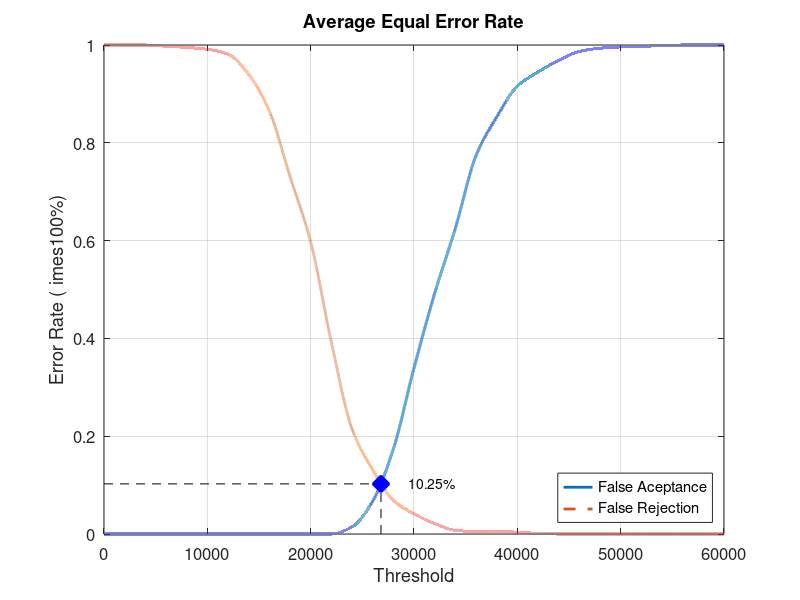
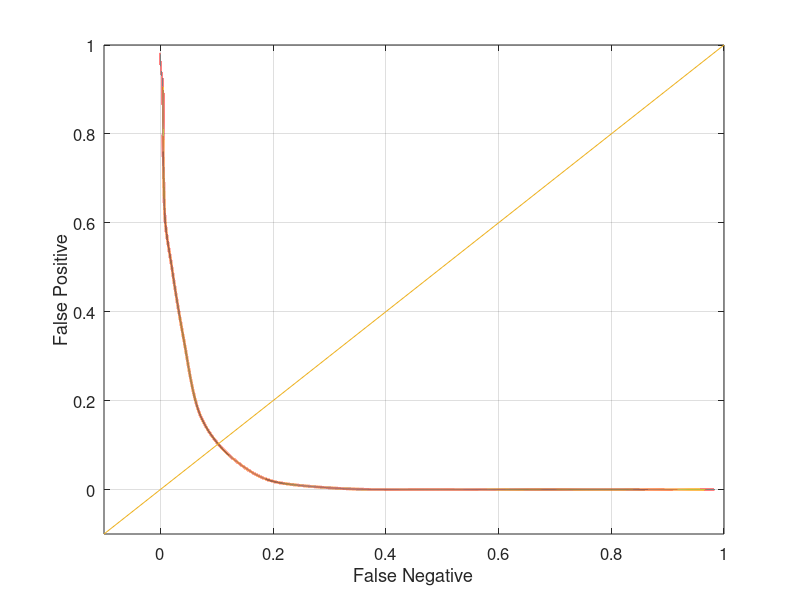

MATLAB code for these plots, in order:
close all;
clear;
clc;
x = 0:2000:60000;
xq = 0:0.5:60000;

y0 = [0 0 0 0 0 0 0 0 0 0 0 0 0.0144737 0.0671053 0.173684 0.339474 0.492105 0.625 0.773684 0.852632 0.915789 0.944737 0.968421 0.986842 0.993421 0.996053 0.997368 0.998684 1 1 1]
yy0 = interp1(x, y0, xq, 'pchip');
y1 = [1 1 1 0.9975 0.995 0.99125 0.98125 0.94 0.865 0.73125 0.5975 0.3925 0.215 0.13125 0.06875 0.04125 0.02125 0.0075 0.005 0.005 0.00375 0.00125 0 0 0 0 0 0 0 0 0]
yy1 = interp1(x, y1, xq, 'pchip');

% Calculating EER: 
y2 = abs(y0 - y1);
find(y2 == min(y2))
yy2 = abs(yy0 - yy1);
xEER = find(yy2 == min(yy2));
xEERIndex = xq(xEER) % X-axis EER
yEER = yy0(xEER) % Y-axis EER

main = figure
plot(xq, yy0,'-','LineWidth', 2);	hold on
plot(xq, yy1,'--','LineWidth', 2);	hold on
plot([xEERIndex xEERIndex], [0 yEER], 'k--');	hold on
plot([0 xEERIndex], [yEER yEER], 'k--');	hold on
plot(xEERIndex, yEER, 'bx', 'LineWidth', 10);	hold on
text(xEERIndex + 10 * xEERIndex / 100, yEER, [num2str(round((10000 * yEER)) / 100) '%'])
legend('False Aceptance', 'False Rejection', 'Location', 'SouthEast')
xlabel('Threshold')
ylabel('Error Rate (	imes100%)')
title('Average Equal Error Rate')
set(gca, 'FontSize', 12)
axis([0 60000 0 1])
grid on

print(main, 'Experiment1AverageMain', '-dpng');
FNRxFPR = figure('Color', [1 1 1]);
plot(yy1, yy0, '-', yy1, yy0, 'LineWidth', 2);
hold on
y = -0.1:0.1:1
plot(y, y); 
set(gca, 'FontSize', 12)
xlabel('False Negative')
ylabel('False Positive')
axis([-0.1 1 -0.1 1])
set(gca, 'FontSize', 12)
grid on

print(FNRxFPR, 'Experiment1AverageFNRxFPR','-dpng');
